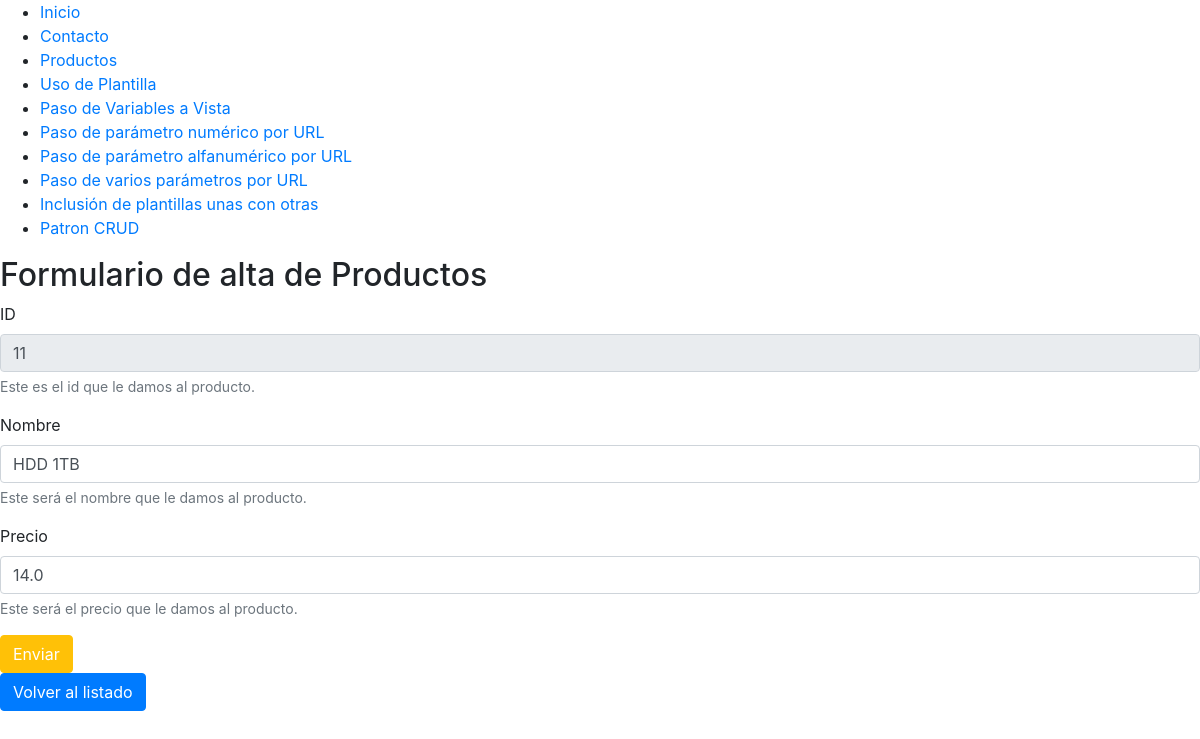
Screenshot of /crud/edit/11 with the database file from the repository.
### crud/models.py (models this page shows, shortened)
class Producto(models.Model):
    nombre = models.CharField(max_length=200)
    precio = models.FloatField(null=True, blank=True)

### crud/views.py (the view)
# urls.py: path('edit/<int:id>', views.editForm, name='edit-form-product'),
def editForm(request, id):
    mititulo = "Formulario de alta de Productos"
    template = loader.get_template('crud/editForm.html')
    producto = Producto.objects.get(pk=id)
    """
    producto = {
        'id': id,
        'nombre': "HDD 4TB",
        'precio': 35
    }
    """
    context = {
        'titulo': mititulo,
        'producto': producto
    }
    return HttpResponse(template.render(context, request))

### crud/templates/crud/editForm.html (shortened to what this page needs)
{% include "miapp/header.html" %}
<h2>{{ titulo }}</h2>
<div>
    <form action="{% url 'crud:save-edit-product' producto.id %}" method="post">
        <div class="form-group">
            <label for="iden">ID</label>
            <input  type="text" name="iden" id="iden" disabled class="form-control"
                    placeholder="introduzca nombre" value="{{  producto.id }}"
                    aria-describedby="idHelp"/>
            <small id="idHelp" class="form-text text-muted">Este es el id que le damos al producto.</small>
        </div>
        <div class="form-group">
            <label for="nombre">Nombre</label>
            <input  type="text" name="nombre" id="nombre" class="form-control"
                    placeholder="introduzca nombre" value="{{  producto.nombre }}"
                    aria-describedby="nombreHelp"/>
            <small id="nombreHelp" class="form-text text-muted">Este será el nombre que le damos al producto.</small>
        </div>
        <div class="form-group">
            <label for="precio">Precio</label>
            <input  type="number" name="precio" id="precio" class="form-control"
                    value="{{  producto.precio }}" aria-describedby="precioHelp"/>
            <small id="precioHelp" class="form-text text-muted">Este será el precio que le damos al producto.</small>
        </div>
        <input type="submit" name="submit" id="submit" value="Enviar" class="btn btn-warning"/>
    </form>
    <p><a href="{% url 'crud:index' %}"><button type="button" class="btn btn-primary">Volver al listado</button></a></p>
</div>
{% include "miapp/footer.html" %}

### crud/static/crud/estilos.css (style rules this page uses)
.btn { color: white; }

### rows the page displays
Producto: iden "11", nombre "HDD 1TB", precio "14.0"

### other values shown
{{ titulo }} "Formulario de alta de Productos"
